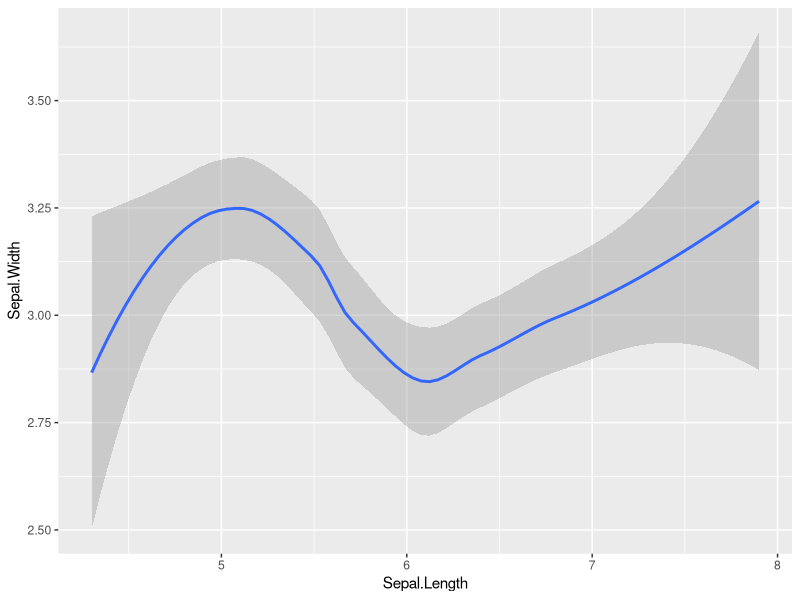
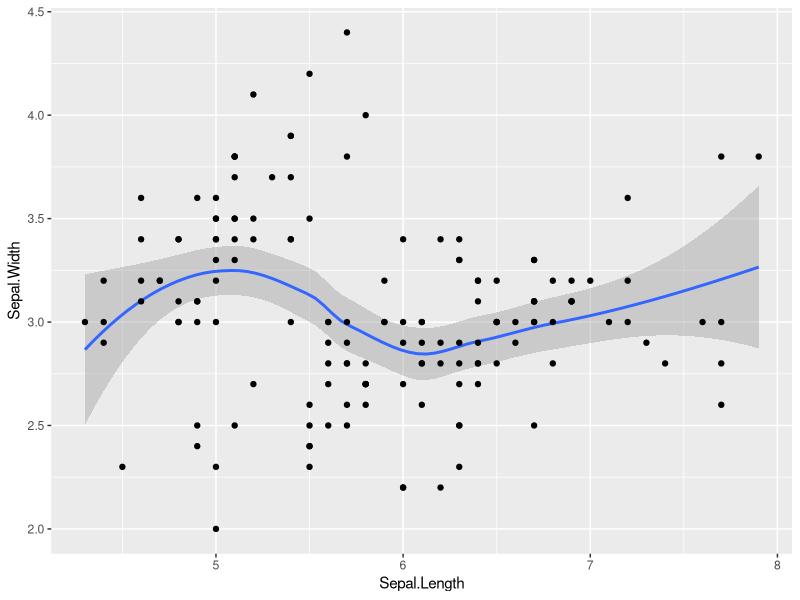
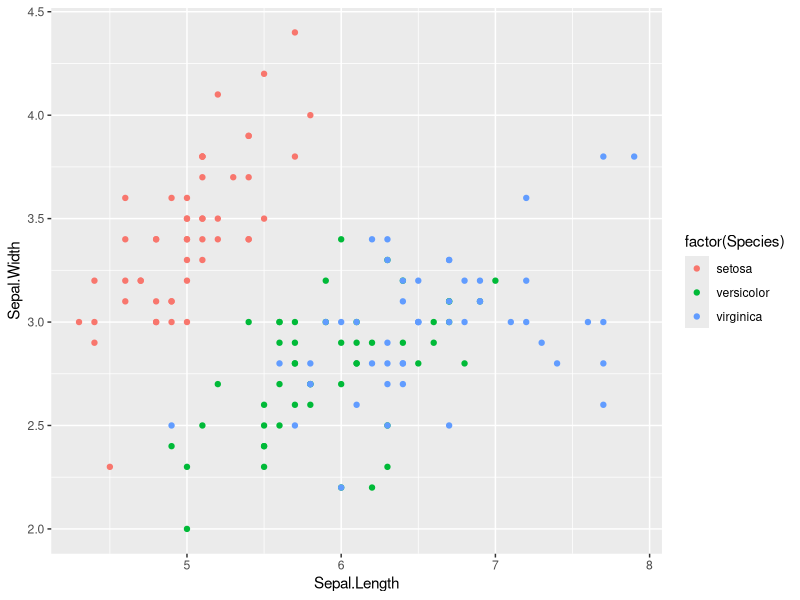
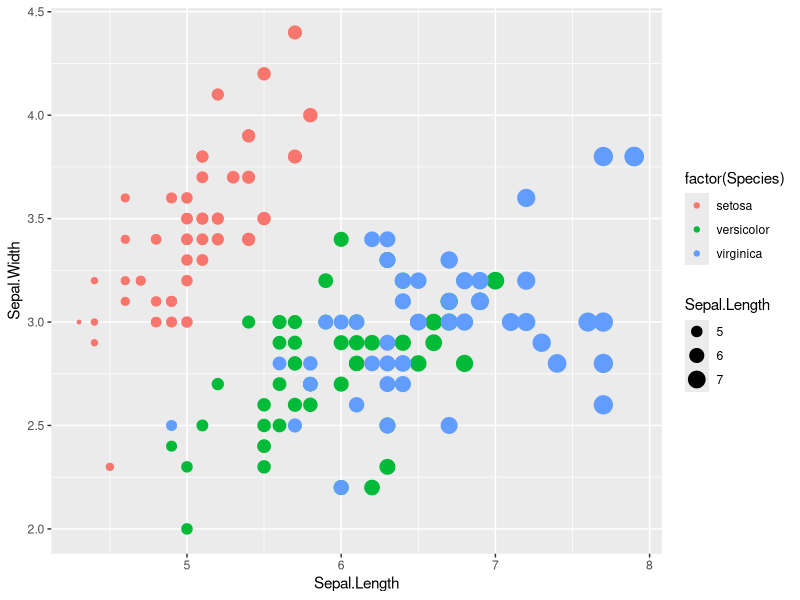
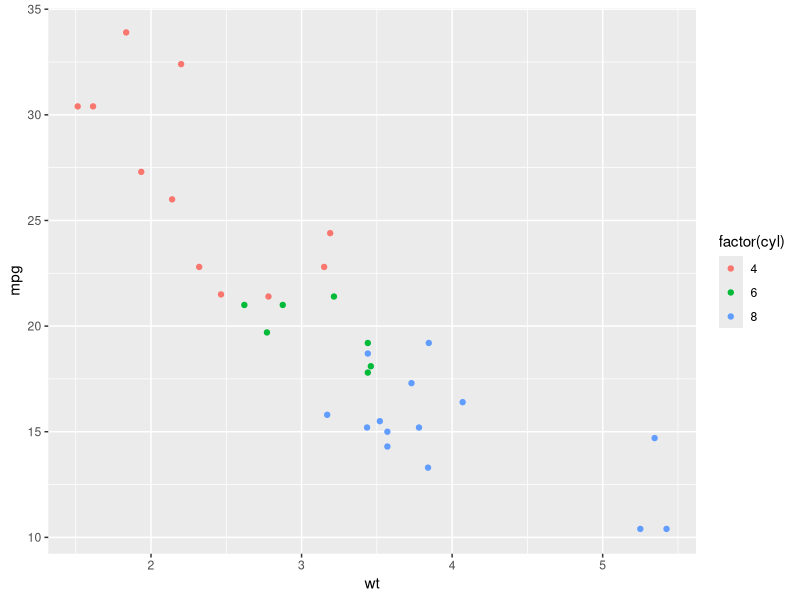
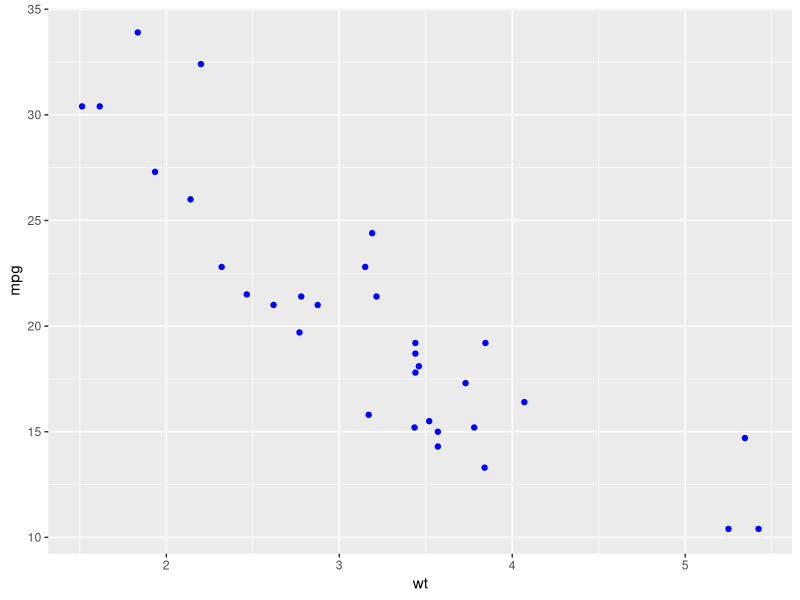
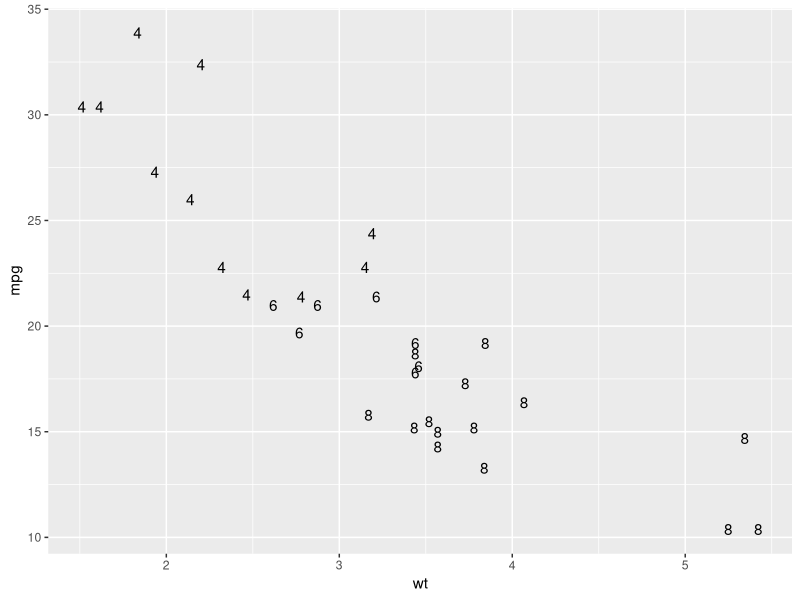
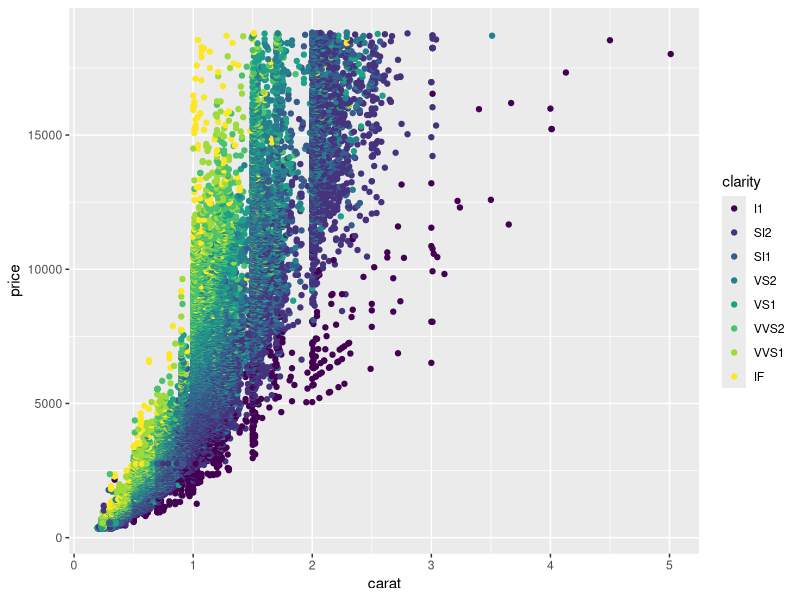

Recreate these plots in R, in order.
##------- ggplot Assignment -------------------
setwd("D:\\PGDDA\\GGPLOT Assignment")
getwd()
library(datasets)
require(datasets)
library(ggplot2)
require(ggplot2)
library(plyr)
require(plyr)
# Part 1: ggplot objects 

# Q1.1 - Create an object using the iris data set where the x axis represents the Sepal.Length and
# y axis represents the Sepal.Width. 
# Store it as an object named sepal_plot
iris
str(iris)
sepal_plot <- ggplot(iris,aes(x=Sepal.Length,y=Sepal.Width))

# Q1.2 - Add a geom_smooth() layer to the sepal_plot object to plot a smoothened plot.
# Complete the following code.

sepal_plot + geom_smooth()



# Q1.3 - To  the smoothened plot, add a layer of points. 
# Complete the following code.

sepal_plot + geom_smooth()+geom_point()
  

#Q1.4 - Create a new ggplot object sepal_plot1 so that color represents the Species.
# Create a point (scatter) plot using the new ggplot object. (Do not plot the geom_smooth() layer)
  
sepal_plot1 <- ggplot(iris,aes(x=Sepal.Length,y=Sepal.Width,col=factor(Species)))
sepal_plot1 + geom_point()

  

#Q1.5 - Create another new ggplot object to add the size attribute so that 
# it represents the Petal.Length variable. Create a scatter plot again.
# Let color represent the Species.

sepal_plot2 <- ggplot(iris,aes(x=Sepal.Length,y=Sepal.Width,col=factor(Species),size=Sepal.Length))
sepal_plot2 + geom_point()

# --------------------------------------------------------

mtcars
str(mtcars)

# Part 2: Aesthetics and Geometries

#Q2.1  - Use the mtcars data set to make a scatter plot such that the x axis represents the weight, 
# the y axis represents the mpg variable and the three cylinder values are mapped to three colours.

ggplot(mtcars,aes(x=wt,y=mpg,col=factor(cyl)))+geom_point()


# Q2.2 - In the above command, assign the color "blue" to col inside the geom layer.
# Do not change the aesthetic layer from the previous plot.
ggplot(mtcars,aes(x=wt,y=mpg,col=factor(cyl)))+geom_point(col="blue")


#Q2.3 - Complete the command to map the cyl (cylinder) variable to the label attribute.
# Plot wt and mpg on x and y axes respectively.The output should be a plot where each label 
# represents the cyl value. 
ggplot(mtcars,aes(x=wt,y=mpg,label=cyl))+geom_text(aes(label=cyl))


# ----------------------------------------------------------------

diamonds
str(diamonds)

# Part 3: Points and Jitter


#Q3.1 - Use the diamond data set to plot a scatter plot representing carat on the x-axis,
# price on the y-axis and the clarity mapped to the color attribute.

ggplot(diamonds,aes(x=carat,y=price,col=clarity))+geom_point()


#Q3.2 - In the previous command, assign the transparency parameter alpha = 0.5

ggplot(diamonds,aes(x=carat,y=price,col=clarity))+geom_point(alpha=0.5)

#Q3.3 - Create a scatter plot with the alpha parameter as 0.5, price variable represented by the color attribute,
# and the x and y axes representing the clarity and carat variables respectively.

ggplot(diamonds,aes(x=clarity,y=carat,col=price))+geom_point(alpha=0.5)
  
#Q3.4 - Do you see overlapping points in the previous plot? 
# Make a plot where the points are spread and reduce the overlap. 

jitter_posit <- ggplot(diamonds,aes(x=clarity,y=carat,col=price))+geom_point(position="jitter")
jitter_posit
jitter_posit2 <- position_jitter(width=0.5)
ggplot(diamonds,aes(x=clarity,y=carat,col=price))+geom_point(position=jitter_posit2)

# ---------------------------------------------------------------

# Part 4:Histograms

#Q4.1 - Using the mtcars data, plot a histogram using binwidth = 1 and the variable mpg on the x axis.
ggplot(mtcars,aes(x=mpg))+geom_histogram(binwidth=1)

#Q4.2 - In the previous histogram, also display the am values using two colors.
ggplot(mtcars,aes(x=mpg,fill=factor(am)))+geom_histogram(binwidth=1)

#Q4.3 - Using the previous command, add the position attribute to get a dodge chart.
# Use position = "dodge"

ggplot(mtcars,aes(x=mpg,fill=factor(am)))+geom_histogram(binwidth=1,position="dodge")

#Q4.4 - Change the histogram plotted above so that the bars occupy the entire length 
# of the y axis and the color represents fraction of am values

ggplot(mtcars,aes(x=mpg,fill=factor(am)))+geom_histogram(binwidth=1,position="fill")

# ---------------------------------------------------------------


# Part 5: Plotting multiple facets on one screen

#Q5.1 - For mtcars data frame, plot a histogram of mpg so that cylinders are represented by 3 colours

ggplot(mtcars,aes(x=mpg,fill=factor(cyl)))+geom_histogram(binwidth=1)

#Q5.2 - In mtcars, the variable 'gear' represents the number of gears for each car. 
# How many unique values of gear are present in mtcars? 
# Use the unique() function to find out.

mtcars_gear <- nrow(count(unique(mtcars$gear)))
mtcars_gear
mtcars
# Paragraph on facet wraps
# If you want to plot separate histograms for each value of gear on the same screen, 
# you can use another layer of ggplot - facet_wrap. It plots multiple plots in separate windows
# in a grid so that you can view them all at once.
# Like geom layers, this layer can be added to a plot using a + sign.
# Type ?facet_wrap to read the documentation
?facet_wrap


#Q5.3 - Add a facet_wrap layer to the histogram plotted in Q5.1 to plot separate histograms
# for each value of gear. Use binwidth = 2.
ggplot(mtcars,aes(x=mpg,fill=factor(cyl)))+geom_histogram(binwidth=2)+facet_wrap(~gear,ncol=3)

str(diamonds)
#Q5.4 - Let us plot histograms of the diamonds data frame. The variable 'cut' 
# represents the quality of cutting of the diamonds. Using facet_wrap, plot histograms of 
# the 'price' variable so that each facet displays one type of cut.
# Use binwidth = 100.
# Observe that it is now very easy to compare the price distributions of different cuts.

ggplot(diamonds,aes(x=price))+geom_histogram(binwidth=100)+facet_wrap(~cut,ncol=5)

#Q5.5 - For diamonds, plot 5 scatter plots corresponding to 5 values of 'cut'
# using facet_wrap. Plot 'carat' on x axis, 'price' on y axis and map color to 'table'. 

ggplot(diamonds,aes(x=carat,y=price,col=table))+geom_point()+facet_wrap(~cut,ncol=5)


#---------------------------------------------------------------------




